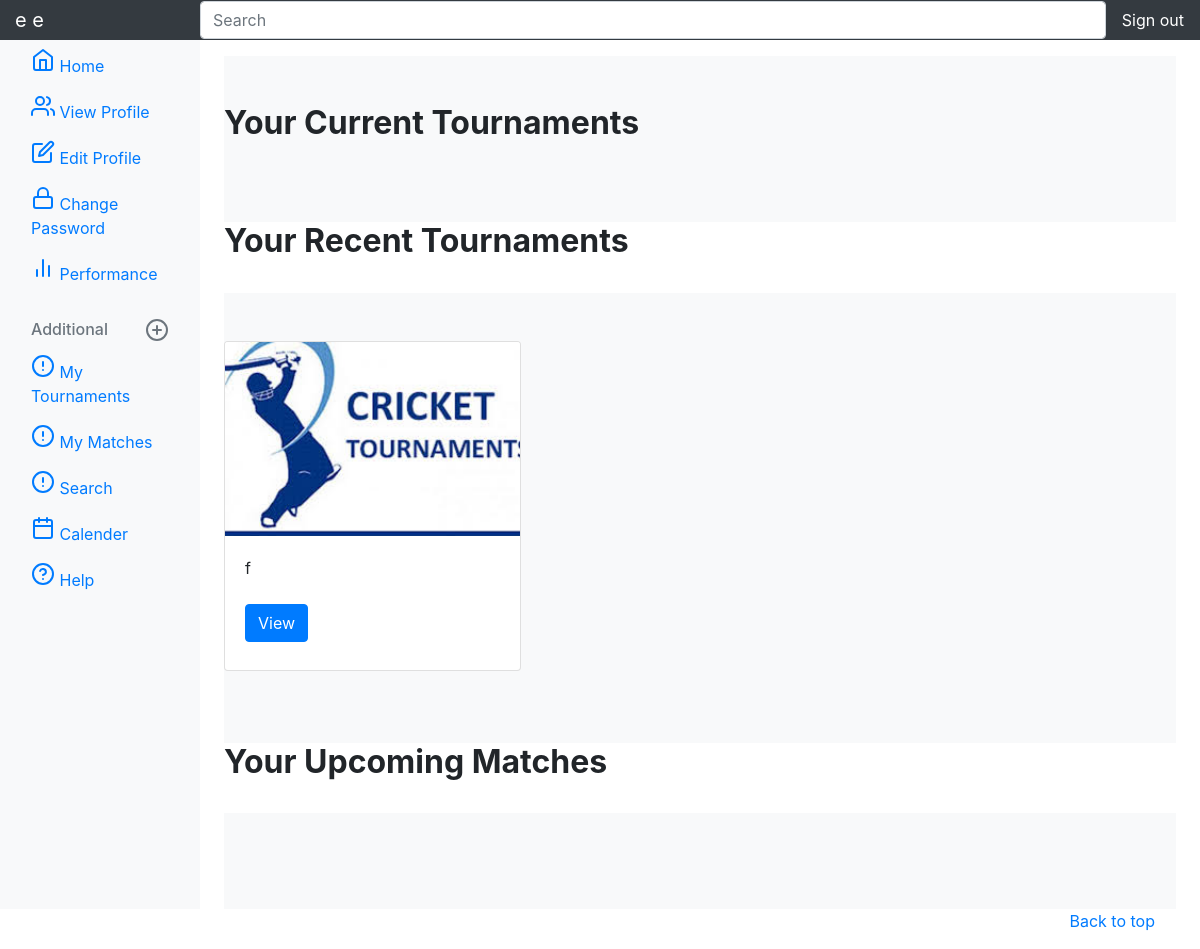
The page /player/my-tournaments/ (signed in) on the database as committed earlier.
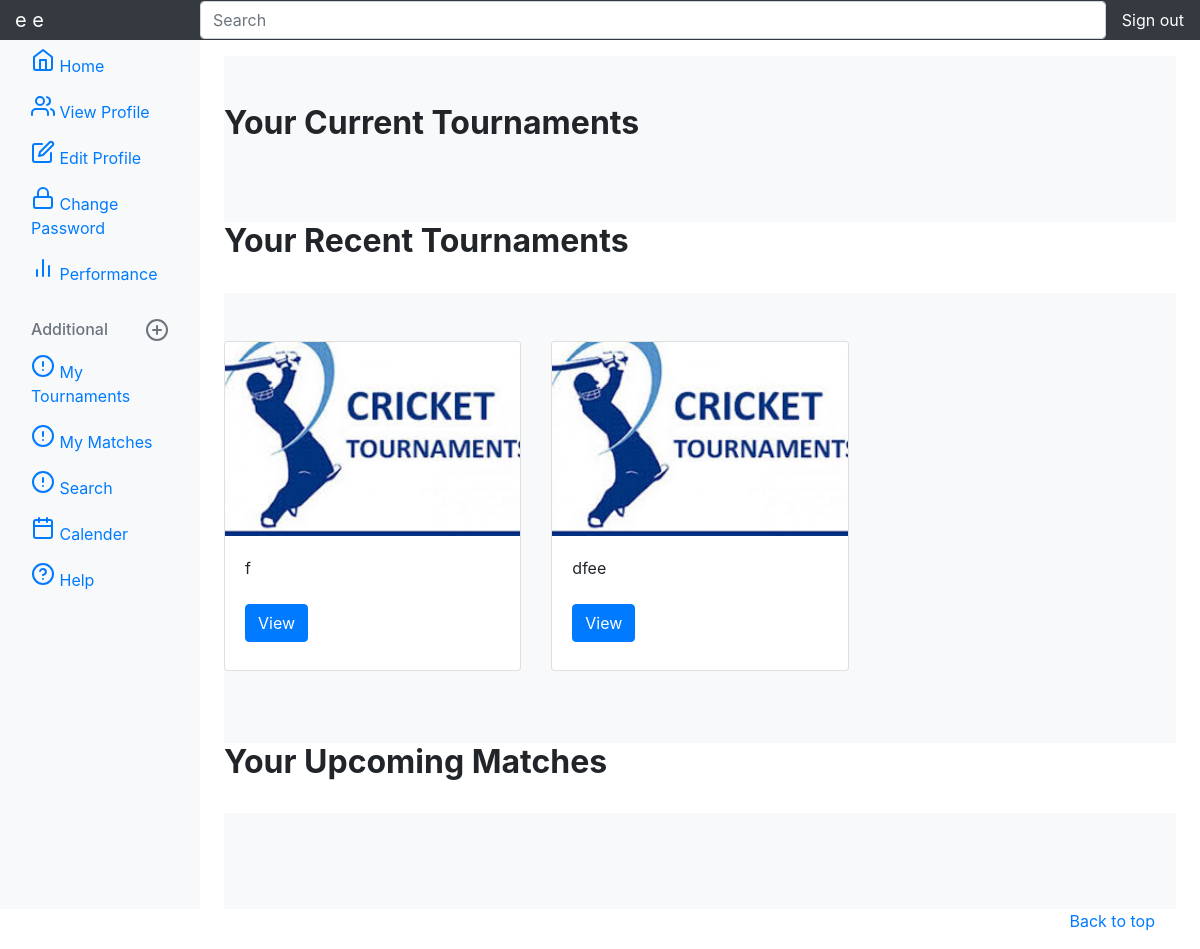
The same page on the database as committed later.
### tournament/models.py (models this page shows, shortened)
class Tournament(models.Model):
    name = models.CharField(max_length=20, unique=True)
    image = models.ImageField(blank=True, upload_to='tournaments', default='tournaments/no.png')
    place = models.TextField()
    start_date = models.DateField()
    end_date = models.DateField(default=None)
    organizer = models.ForeignKey(Organizer, on_delete=models.CASCADE, null=True, blank=True)
    tournament_status = models.IntegerField(default=0)
    tournament_schedule = models.IntegerField(default=0)

### player/views.py (the view)
# urls.py: path('my-tournaments/', views.my_tournaments, name='my_tournaments'),
def my_tournaments(request):
    try:
        player = Player.objects.get(pk=request.user.id)
        player = Player.objects.get(pk=request.user.id)
        match = Match.objects.all()
        team = Team.objects.all()
        tournament = Tournament.objects.all()
        teams = []
        for t in team:
            players = t.players.all()
            for p in players:
                if p == player:
                    teams.append(t)
        matches = []
        for m in match:
            for t in teams:
                if m.team_1 == t:
                    matches.append(m)
                elif m.team_2 == t:
                    matches.append(m)
        tournaments = []
        for t in tournament:
            for m in matches:
                if m.tournament == t:
                    tournaments.append(t)
        context = {'tournaments': tournaments}
        return render(request, 'player/my_tournaments.html', context)
    except Exception:
        return redirect('login')

### player/templates/player/my_tournaments.html (shortened to what this page needs)
{% extends 'player/base.html' %}
{% block body %}
    <main role="main" class="col-md-9 ml-sm-auto col-lg-10 pt-3 px-4">
      <div class="album py-5 bg-light">
        <h2><b>Your Current Tournaments</b></h2><br>
        </div>
            <h2><b>Your Recent Tournaments</b></h2><br>
      <div class="album py-5 bg-light">
          <div class="row">
              {% for tournament in tournaments %}
              {% if tournament.tournament_status == 2 %}
            <div class="col-md-4">
              <div class="card mb-4 box-shadow">
                <img class="card-img-top" src="{{ tournament.image.url}}" alt="Card image cap">
                <div class="card-body">
                  <p class="card-text">{{ tournament.name }}</p>
                  <div class="d-flex justify-content-between align-items-center">
                    <div class="btn-group">
                      <a href="{% url 'search:tournaments_details' tournament.id %}" class="btn btn-primary my-2">View</a>
                    </div>
                  </div>
                </div>
              </div>
            </div>
              {% endif %}
              {% endfor %}
          </div>
        </div>
    <h2><b>Your Upcoming Matches</b></h2><br>
    <div class="album py-5 bg-light">
        </div>
      </div>
    <footer class="text-muted">
      <div class="container">
        <p class="float-right">
          <a href="{% url 'player:my_tournaments' %}">Back to top</a>
        </p>
      </div>
    </footer>
{% endblock %}

### player/templates/player/base.html (shortened to what this page needs)
    <!doctype html>
<html lang="en">
  <head>
    <link href="https://getbootstrap.com/docs/4.0/dist/css/bootstrap.min.css" rel="stylesheet">
    <link href="https://getbootstrap.com/docs/4.0/examples/dashboard/dashboard.css" rel="stylesheet">
    <nav class="navbar navbar-dark sticky-top bg-dark flex-md-nowrap p-0">
      <nav class="navbar-brand col-sm-3 col-md-2 mr-0">{{ user.get_full_name }}</nav>
        <form  class="form-inline w-100 my-2 my-lg-0" method="GET" action="{% url 'search:nav_search_matches' %}">
        <input  class="form-control form-control-dark w-100" type="text" name="q" placeholder="Search" aria-label="Search">
        </form>
      <ul class="navbar-nav px-3">
        <li class="nav-item text-nowrap active">
          <a class="nav-link" href="{% url 'logout' %}">Sign out</a>
        </li>
      </ul>
    </nav>
    <div class="container-fluid">
      <div class="row">
        <nav class="col-md-2 d-none d-md-block bg-light sidebar">
          <div class="sidebar-sticky">
            <ul class="nav flex-column">
              <li class="nav-item">
                <a class="nav-link active" href="{% url 'player:player_home' %}">
                  <span data-feather="home"></span>
                  Home
                </a>
              </li>
              <li class="nav-item">
                <a class="nav-link" href="{% url 'player:player_view_profile' %}">
                  <span data-feather="users"></span>
                  View Profile
                </a>
              </li>
              <li class="nav-item">
                <a class="nav-link" href="{% url 'player:player_edit_profile' %}">
                  <span data-feather="edit"></span>
                  Edit Profile
                </a>
              </li>
              <li class="nav-item">
                <a class="nav-link" href="{% url 'player:player_change_password' %}">
                  <span data-feather="lock"></span>
                  Change Password
                </a>
              </li>
              <li class="nav-item">
                <a class="nav-link" href="{% url 'player:player_view_performance' %}">
                  <span data-feather="bar-chart-2"></span>
                  Performance
                </a>
              </li>
            </ul>
            <h6 class="sidebar-heading d-flex justify-content-between align-items-center px-3 mt-4 mb-1 text-muted">
              <span>Additional</span>
              <a class="d-flex align-items-center text-muted" href="#">
                <span data-feather="plus-circle"></span>
              </a>
            </h6>
            <ul class="nav flex-column mb-2">
              <li class="nav-item">
                <a class="nav-link" href="{% url 'player:my_tournaments' %}">
                  <span data-feather="alert-circle"></span>
                  My Tournaments
                </a>
              </li>
              <li class="nav-item">
                <a class="nav-link" href="{% url 'player:my_matches' %}">
                  <span data-feather="alert-circle"></span>
                  My Matches
                </a>
              </li>
                <li class="nav-item">
                <a class="nav-link" href="{% url 'search:search' %}">
                  <span data-feather="alert-circle"></span>
                  Search
                </a>
              </li>
              <li class="nav-item">
                <a class="nav-link" href="#">
                  <span data-feather="calendar"></span>
                  Calender
                </a>
              </li>
              <li class="nav-item">
                <a class="nav-link" href="#">
                  <span data-feather="help-circle"></span>
                  Help
                </a>
              </li>
            </ul>
          </div>
        </nav>
{% load staticfiles %}
    <link  rel="stylesheet" type="text/css" href="{% static 'player/messages/base.css' %}">
      {% load staticfiles %}
       <link  rel="stylesheet" type="text/css" href="{% static 'player/base.css' %}">
  {% block body %}
  {% endblock %}

Rows that differ between the two databases and show on the page:
added Tournament: image (picture), name "dfee"
